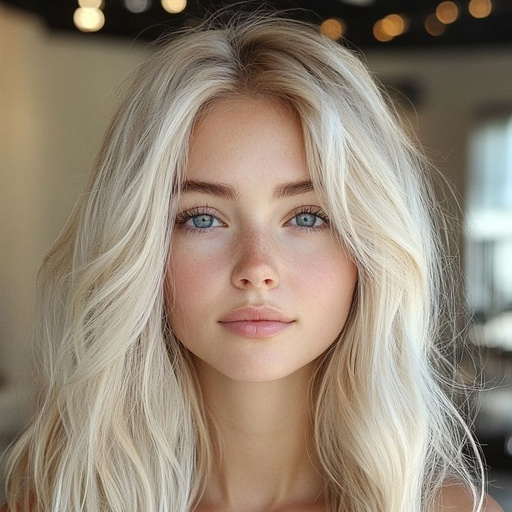
#> input picture girl_project_crop_512x512.jpg, 512 x 512 px
$ python -i celebv_hq_data.py   (imports and definitions only)
#> lines starting #> are read from the running program, lines starting #| are printed output that depends on the picture
#> further down, picture is the input picture: shape (512, 512, 3); mean B, G, R 116.9, 133.8, 148.3
from __future__ import annotations

import math
import random
from dataclasses import dataclass
from functools import lru_cache
from pathlib import Path
from typing import Dict, List, Sequence, Tuple

import cv2
import numpy as np
import torch


class DatasetClipError(RuntimeError):
    """Raised when a processed CelebV-HQ clip cannot be decoded."""


@dataclass(frozen=True)
class FaceCentricVideoConfig:
    width: int = 512
    height: int = 512
    frames: int = 49
    target_fps: float = 25.0


@dataclass
class FaceCentricWindow:
    pixel_values: torch.Tensor
    conditioning_image: torch.Tensor
    face_mask: torch.Tensor


@lru_cache(maxsize=1)
def _face_detector() -> cv2.CascadeClassifier:
    cascade_path = Path(cv2.data.haarcascades) / "haarcascade_frontalface_default.xml"
    detector = cv2.CascadeClassifier(str(cascade_path))
    if detector.empty():
        raise RuntimeError(f"Could not load OpenCV face detector: {cascade_path}")
    return detector


# [95 lines left out: functions _video_metadata, temporal_sample_positions, _decode_interpolated_frames, not called in this run]


def _largest_face(frame: np.ndarray) -> Tuple[int, int, int, int] | None:
    height, width = frame.shape[:2]
#> height = 512; width = 512
    gray = cv2.cvtColor(frame, cv2.COLOR_BGR2GRAY)
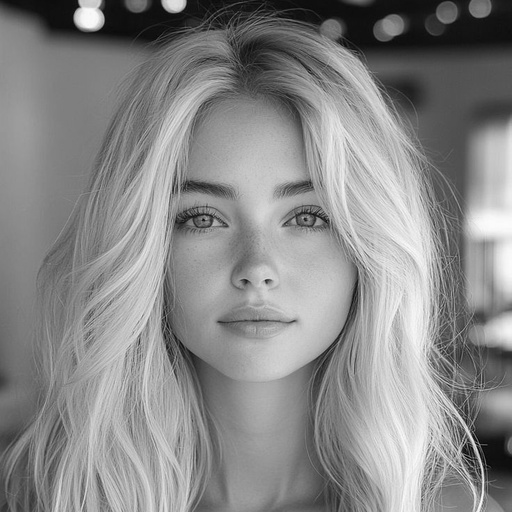
#> gray: shape (512, 512); min 0, max 252, mean 136.2
    gray = cv2.equalizeHist(gray)
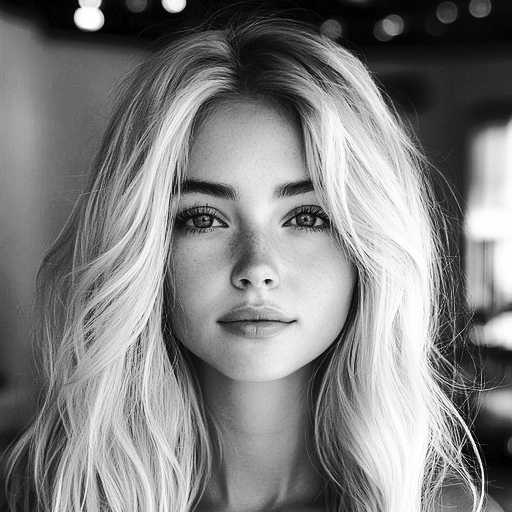
#> gray: shape (512, 512); min 0, max 255, mean 128.3
    minimum_side = max(32, int(min(height, width) * 0.08))
#> minimum_side = 40
    faces = _face_detector().detectMultiScale(
        gray,
        scaleFactor=1.1,
        minNeighbors=5,
        minSize=(minimum_side, minimum_side),
    )
#> faces = [[117, 109, 280, 280]]
    if len(faces) == 0:
        return None
    return max(
        ((int(x), int(y), int(w), int(h)) for x, y, w, h in faces),
        key=lambda item: item[2] * item[3],
    )


# [116 lines left out: functions _soft_face_mask, _frames_to_tensor, read_celebv_hq_video_clip, read_celebv_hq_conditioning_frame, _square_face_crop, read_portrait_conditioning_image, not called in this run]

>>> import cv2
>>> picture = cv2.imread('girl_project_crop_512x512.jpg')
>>> result = _largest_face(picture)
#> result = (117, 109, 280, 280)
